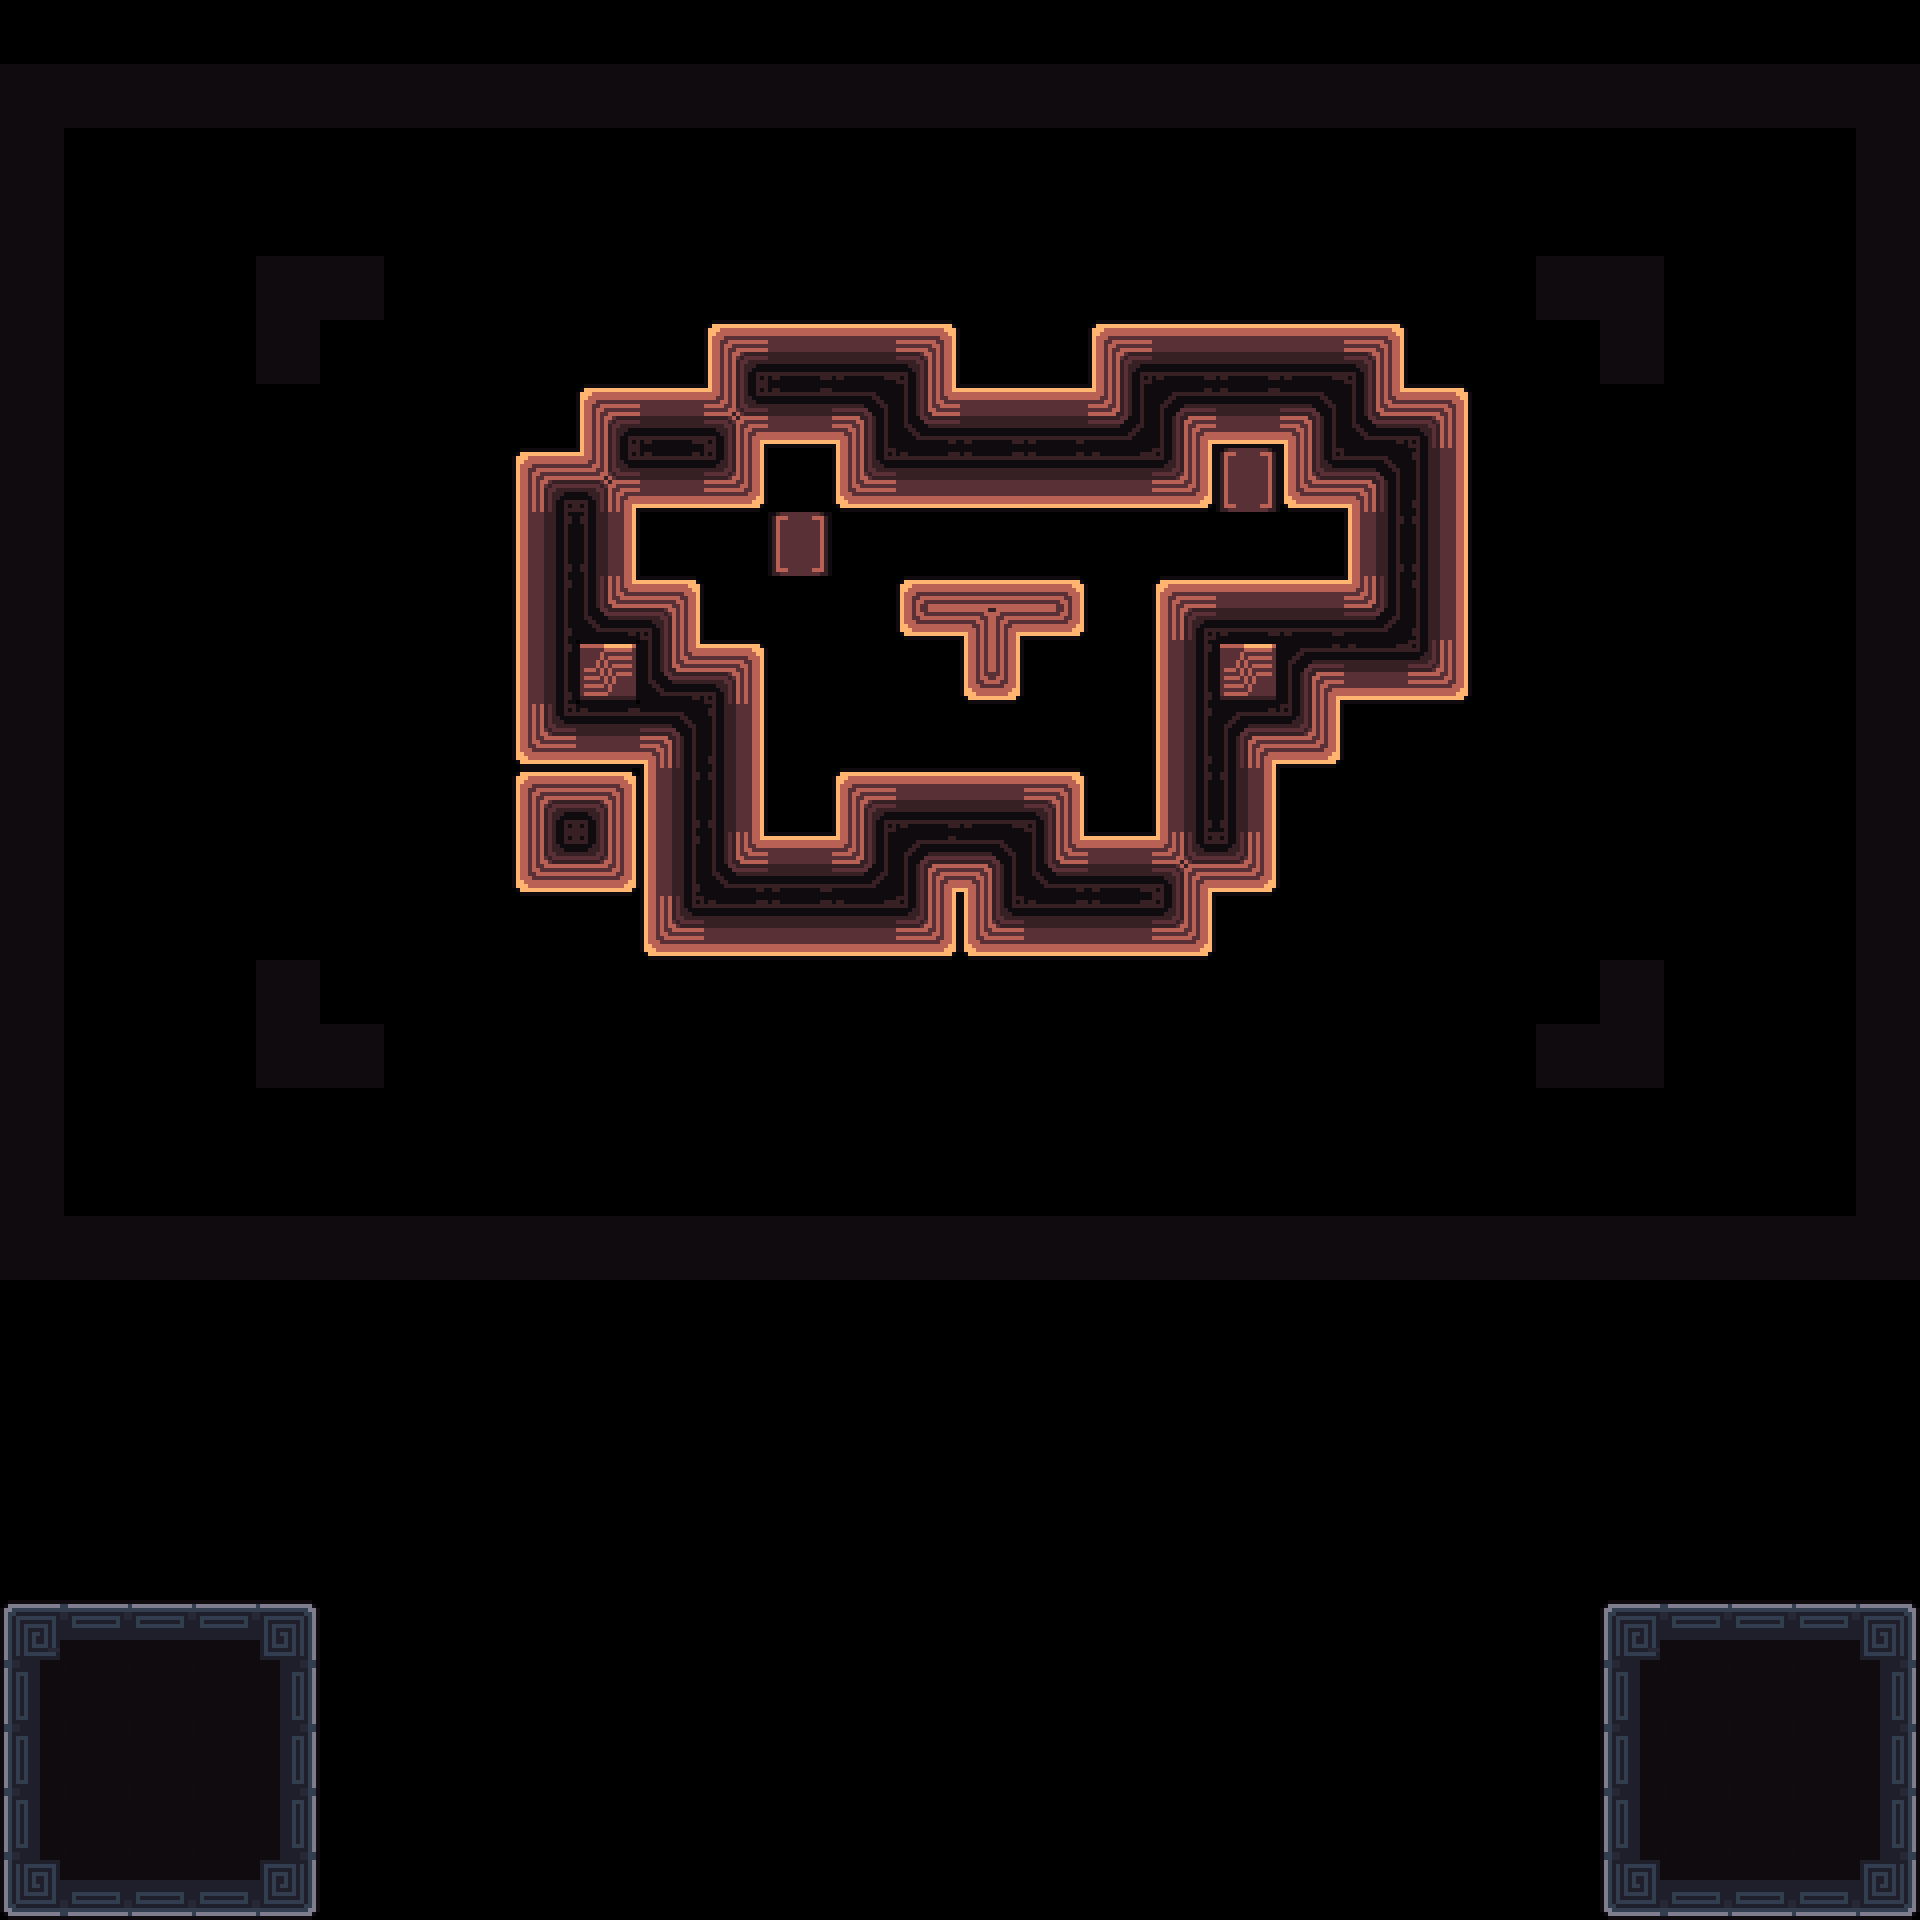

This is a level from a 2D game, rendered from its Tiled map with the project's own tilesets. A one-line summary and the map file follow, with tile-layer data summarised:
An orthogonal 30x30 tile map with 64x64 px tiles, 4 tile layers (Decoration, Main, Exit, Border) and 12 objects (3x 1, 3x Spike, 2x Battery, Camera1, Camera2, ...).

<map version="1.10" tiledversion="1.11.2" orientation="orthogonal" renderorder="right-down" width="30" height="30" tilewidth="64" tileheight="64" infinite="0" nextlayerid="9" nextobjectid="86">
 <tileset firstgid="1" source="../tilesets/tileset_d.tsx" />
 <objectgroup id="4" name="Triggers">
  <object id="23" name="Camera1" x="960" y="672">
   <point />
  </object>
  <object id="24" name="Camera2" x="704" y="480">
   <point />
  </object>
  <object id="29" name="Unactive" x="0" y="1600" width="320" height="320" />
  <object id="84" name="Win" x="0" y="64" width="1920" height="1216" />
  <object id="85" name="Data" type="1" x="0" y="0" width="63.6932" height="63.6932">
   <properties>
    <property name="bg" value="orange" />
    <property name="level_number" type="int" value="32" />
    <property name="level_unlock" value="70" />
   </properties>
  </object>
 </objectgroup>
 <layer id="3" name="Decoration" width="30" height="30">
  <data>[900 cells, 2 non-empty, 1 distinct tile ids]</data>
 </layer>
 <layer id="1" name="Main" width="30" height="30">
  <data>[900 cells, 133 non-empty, 25 distinct tile ids]</data>
 </layer>
 <layer id="6" name="Exit" width="30" height="30">
  <data>[900 cells, 17 non-empty, 8 distinct tile ids]</data>
 </layer>
 <objectgroup id="2" name="Entities">
  <object id="70" name="Player0" type="1" x="1024" y="704" width="63.6932" height="63.6932" />
  <object id="76" name="Player1" type="1" x="960" y="704" width="63.6932" height="63.6932" />
  <object id="73" name="Battery" x="768" y="512" width="62.4743" height="62.4743" />
  <object id="77" name="Battery" x="1216" y="448" width="62.4743" height="62.4743" />
  <object id="75" name="Spike" x="640" y="512" width="63.5" height="63.5" />
  <object id="80" name="Spike" x="768" y="448" width="63.5" height="63.5" />
  <object id="82" name="Spike" x="896" y="640" width="63.5" height="63.5" />
 </objectgroup>
 <layer id="8" name="Border" width="30" height="30">
  <data>[900 cells, 106 non-empty, 1 distinct tile ids]</data>
 </layer>
</map>
